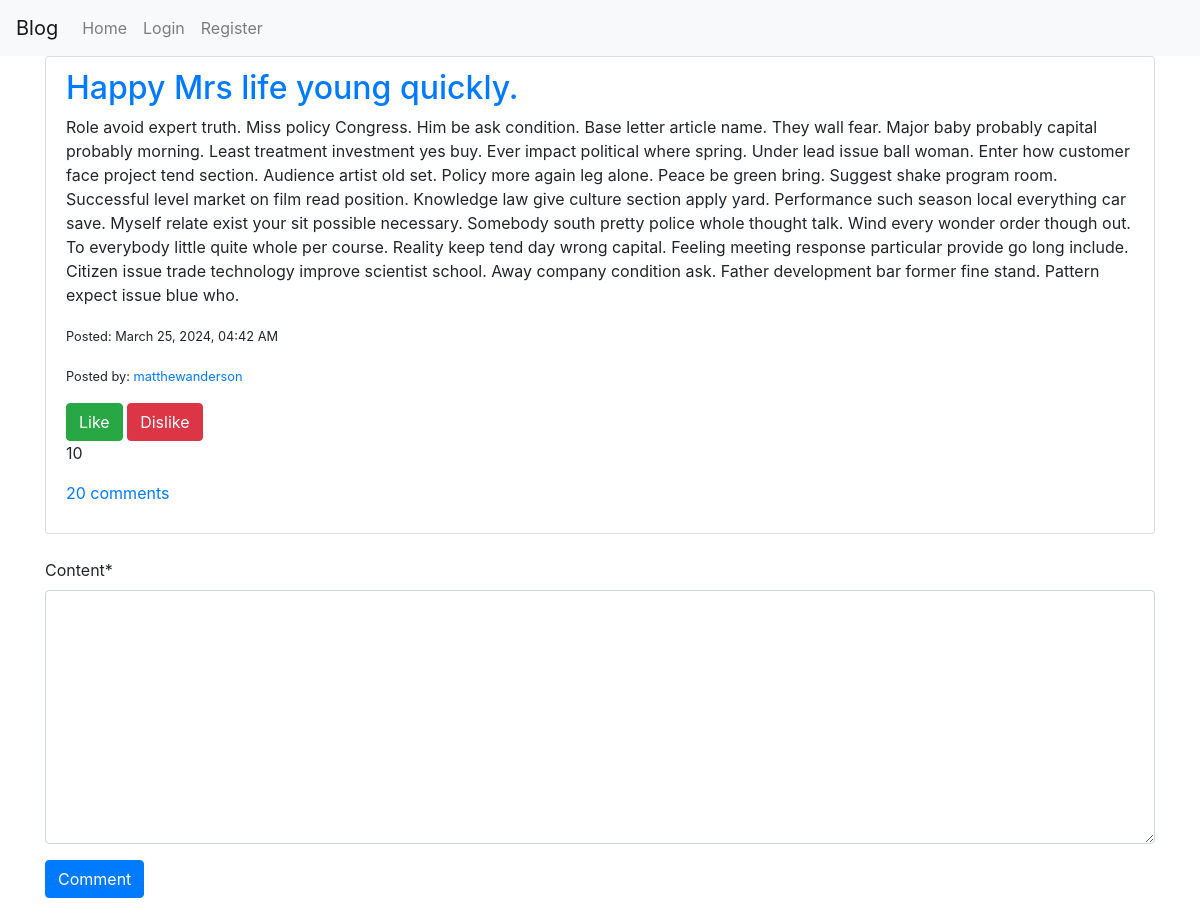
Screenshot of /blog/post/256/ with the database file from the repository.
### blog/models.py (models this page shows, shortened)
class Post(models.Model):
    title = models.CharField(max_length=100)
    content = models.TextField()
    date_posted = models.DateTimeField(default=timezone.now)
    author = models.ForeignKey(User, on_delete=models.CASCADE)
    is_public = models.BooleanField(default=True)
    rating = models.IntegerField(default=0)

### blog/views.py (the view)
# urls.py: path('post/<int:pk>/', views.post_detail, name='post-detail'),
def post_detail(request, pk):
    posts = Post.objects.filter(pk=pk)
    post = posts.first()
    comment_form = CommentForm()
    total_comments = Comment.objects.filter(parent_post_id=pk).count()
    context = {
        'posts': posts,
        'post': post,
        'comment_form': comment_form,
        'total_comments': total_comments,
    }
    return render(request, 'blog/post_detail.html', context)

### blog/forms.py
class CommentForm(forms.ModelForm):
    class Meta:
        model = Comment
        fields = ['content']

### blog/templatetags/blog_extras.py (called while the page is built)
@register.filter(name='format_post_date')
def format_post_date(value):
    now = datetime.datetime.now(datetime.timezone.utc)
    diff = now - value
    if diff < datetime.timedelta(minutes=1):
        return "just now"
    elif diff < datetime.timedelta(hours=1):
        return f"{int(diff.seconds / 60)} minutes ago"
    elif diff < datetime.timedelta(days=1):
        return f"today, at {value.strftime('%I:%M %p').lstrip('0')}"
    else:
        return value.strftime("%B %d, %Y, %I:%M %p")

### blog/templates/blog/post_detail.html (shortened to what this page needs)
{% extends 'blog/base.html' %}
{% load crispy_forms_tags %}
{% block content %}
{% load static %}
<div id="posts-container" class="list-group">
    {% include "blog/_post_list.html" %}
</div>
<div id="comment-form" class="my-4">
    <form method="POST" action="{% url 'add-comment' pk=post.pk %}">
        {{ comment_form|crispy }}
        <button type="submit" class="btn btn-primary">Comment</button>
    </form>
</div>
{% endblock %}

### blog/templates/blog/_post_list.html (shortened to what this page needs)
{% load blog_extras %}
{% for post in posts %}
<div class='post list-group-item'>
    <h2><a href="{% url 'post-detail' pk=post.pk %}">{{ post.title }}</a></h2>
    <p>{{ post.content }}</p>
    <p><small>Posted: {{ post.date_posted|format_post_date }}</small></p>
    <p><small>Posted by: <a href="{% url 'account' username=post.author%}">{{ post.author }}</a></small></p>
    <button class="btn btn-success" onclick="sendReaction({{ post.id }}, 'post', true)">Like</button>
    <button class="btn btn-danger" onclick="sendReaction({{ post.id }}, 'post', false)">Dislike</button>
    <p id="rating-post-{{ post.id }}">{{ post.rating }}</p>
    <p><a href="{% url 'post-detail' pk=post.pk %}">{{ post.comments.count }} comments</a></p>
</div>
{% endfor %}

### rows the page displays
Post: title "Happy Mrs life young quickly.", content "Role avoid expert truth. Miss policy Congress. Him be ask condition. Base letter article name. They wall fear. Major baby probably capital probably morning. Least treatment investment yes buy. Ever impact political where spring. Under lead issue ball woman. Enter how customer face project tend section. Audience artist old set. Policy more again leg alone. Peace be green bring. Suggest shake program room. Successful level market on film read position. Knowledge law give culture section apply yard. Performance such season local everything car save. Myself relate exist your sit possible necessary. Somebody south pretty police whole thought talk. Wind every wonder order though out. To everybody…", date_posted "March 25, 2024, 04:42 AM", author "matthewanderson", rating "10", comments.count "20"
